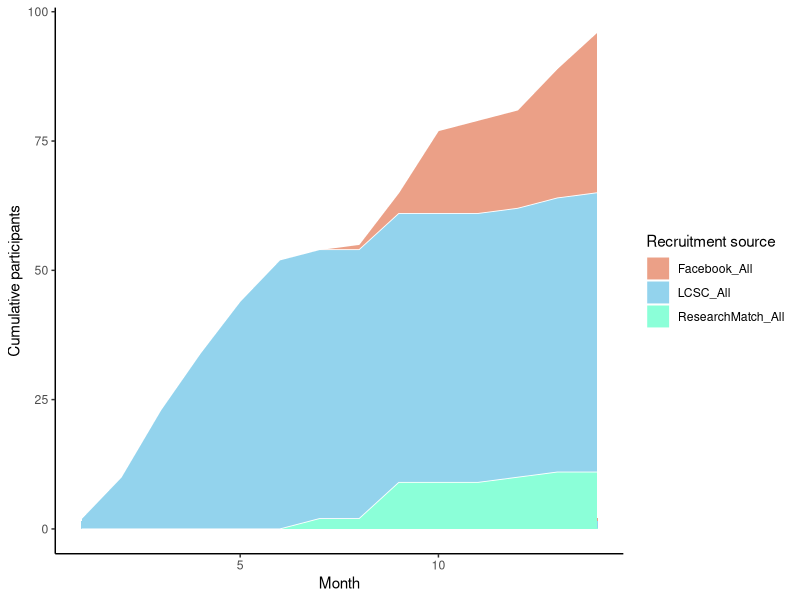
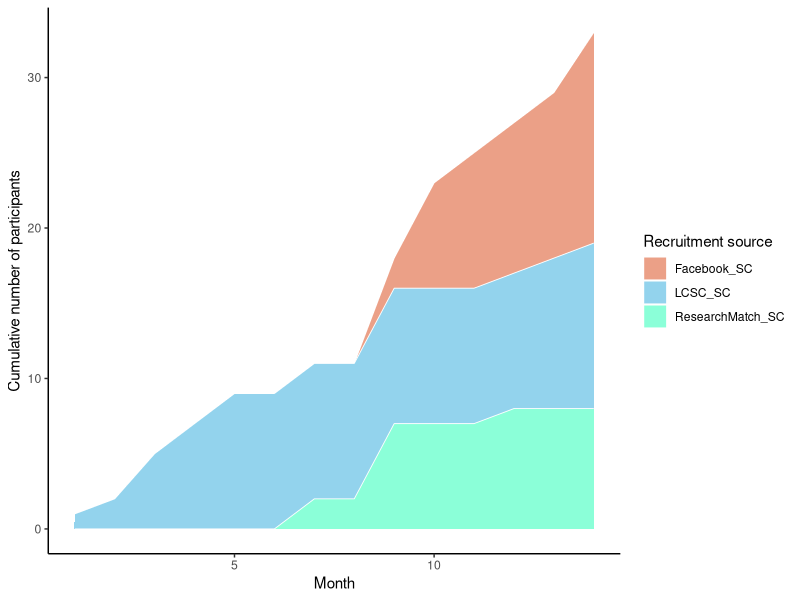
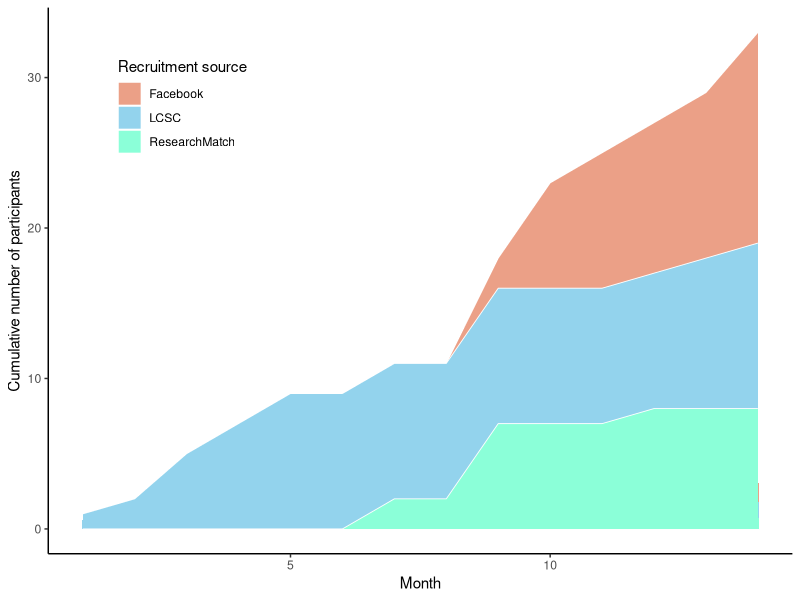
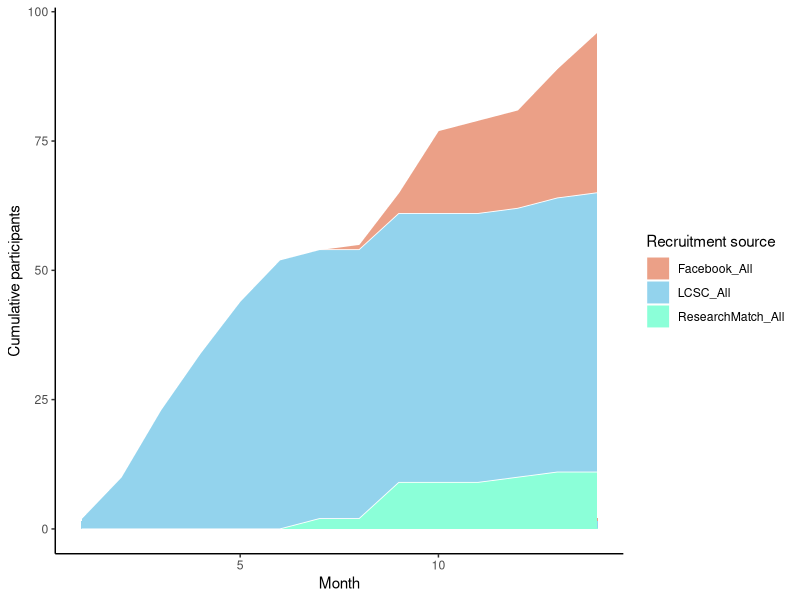
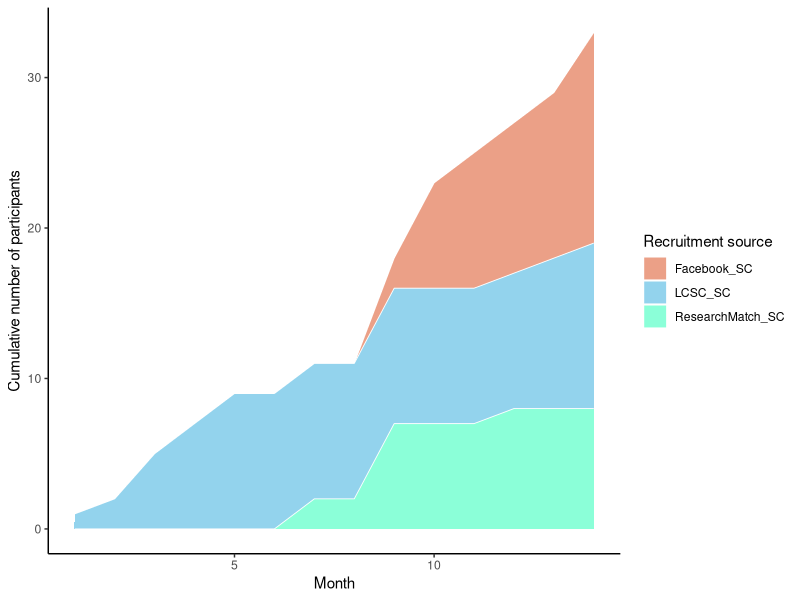
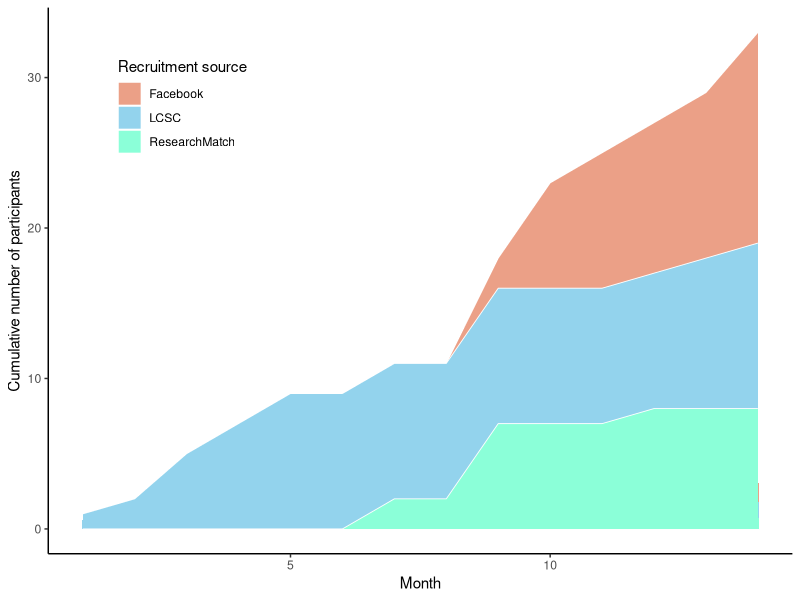

Reproduce these figures in R, in order.
## ---- chunk 1
knitr::opts_chunk$set(echo = TRUE)
## ---- chunk 2
library(tidyverse)
library(readxl)

df <- read_excel("../../data/Cumulative_participants.xlsx")
## ---- chunk 3
library(tidyverse)

df_long <- df %>%
  filter(!is.na(Month),
         Month != "Total") %>%
  mutate(Month = as.numeric(Month)) %>%
  select(Month, LCSC_All, Facebook_All, ResearchMatch_All) %>%
  pivot_longer(
    -Month,
    names_to = "Source",
    values_to = "Count"
  ) %>%
  arrange(Source, Month) %>%
  group_by(Source) %>%
  mutate(Cumulative = cumsum(Count))

ggplot(df_long,
       aes(x = Month,
           y = Cumulative,
           fill = Source)) +
geom_area(alpha = 0.9, color = "white", linewidth = 0.3) +
  theme_classic() +
  labs(
    x = "Month",
    y = "Cumulative participants",
    fill = "Recruitment source"
  ) +
  scale_fill_manual(
    values = c(
      "LCSC_All" = "skyblue",
      "Facebook_All" = "darksalmon",
      "ResearchMatch_All" = "aquamarine"
    )
  )
ggsave("../../exploratory/figures/Cumulative_participants_all.svg",
       width = 6, height = 4)
## ---- chunk 4
df_long1 <- df %>%
  filter(!is.na(Month),
         Month != "Total") %>%
  mutate(Month = as.numeric(Month)) %>%
  select(Month, LCSC_SC, Facebook_SC, ResearchMatch_SC) %>%
  pivot_longer(
    -Month,
    names_to = "Source",
    values_to = "Count"
  ) %>%
  arrange(Source, Month) %>%
  group_by(Source) %>%
  mutate(Cumulative = cumsum(Count))

ggplot(df_long1,
       aes(x = Month,
           y = Cumulative,
           fill = Source)) +
geom_area(alpha = 0.9, color = "white", linewidth = 0.3) +
  theme_classic() +
  labs(
    x = "Month",
    y = "Cumulative number of participants",
    fill = "Recruitment source"
  ) +
  scale_fill_manual(
    values = c(
      "LCSC_SC" = "skyblue",
      "Facebook_SC" = "darksalmon",
      "ResearchMatch_SC" = "aquamarine"
    )
  )
ggsave("../../exploratory/figures/Cumulative_participants_SC_draft.svg",
       width = 6, height = 4)
## ---- chunk 5
df_long1 <- df %>%
  filter(!is.na(Month),
         Month != "Total") %>%
  mutate(Month = as.numeric(Month)) %>%
  select(Month, LCSC_SC, Facebook_SC, ResearchMatch_SC) %>%
  pivot_longer(
    -Month,
    names_to = "Source",
    values_to = "Count"
  ) %>%
  mutate(
    Source = recode(
      Source,
      LCSC_SC = "LCSC",
      Facebook_SC = "Facebook",
      ResearchMatch_SC = "ResearchMatch"
    )
  ) %>%
  arrange(Source, Month) %>%
  group_by(Source) %>%
  mutate(Cumulative = cumsum(Count))

ggplot(df_long1,
       aes(x = Month,
           y = Cumulative,
           fill = Source)) +
  geom_area(alpha = 0.9, color = "white", linewidth = 0.3) +
  theme_classic() +
  theme(
    legend.position = c(0.18, 0.82),   # inside plot (x, y)
    legend.background = element_blank(),
    legend.key = element_blank()
  ) +
  labs(
    x = "Month",
    y = "Cumulative number of participants",
    fill = "Recruitment source"
  ) +
  scale_fill_manual(
    values = c(
      "LCSC" = "skyblue",
      "Facebook" = "darksalmon",
      "ResearchMatch" = "aquamarine"
    )
  )

ggsave("../figures/fig2A.svg",
       width = 6, height = 4)
